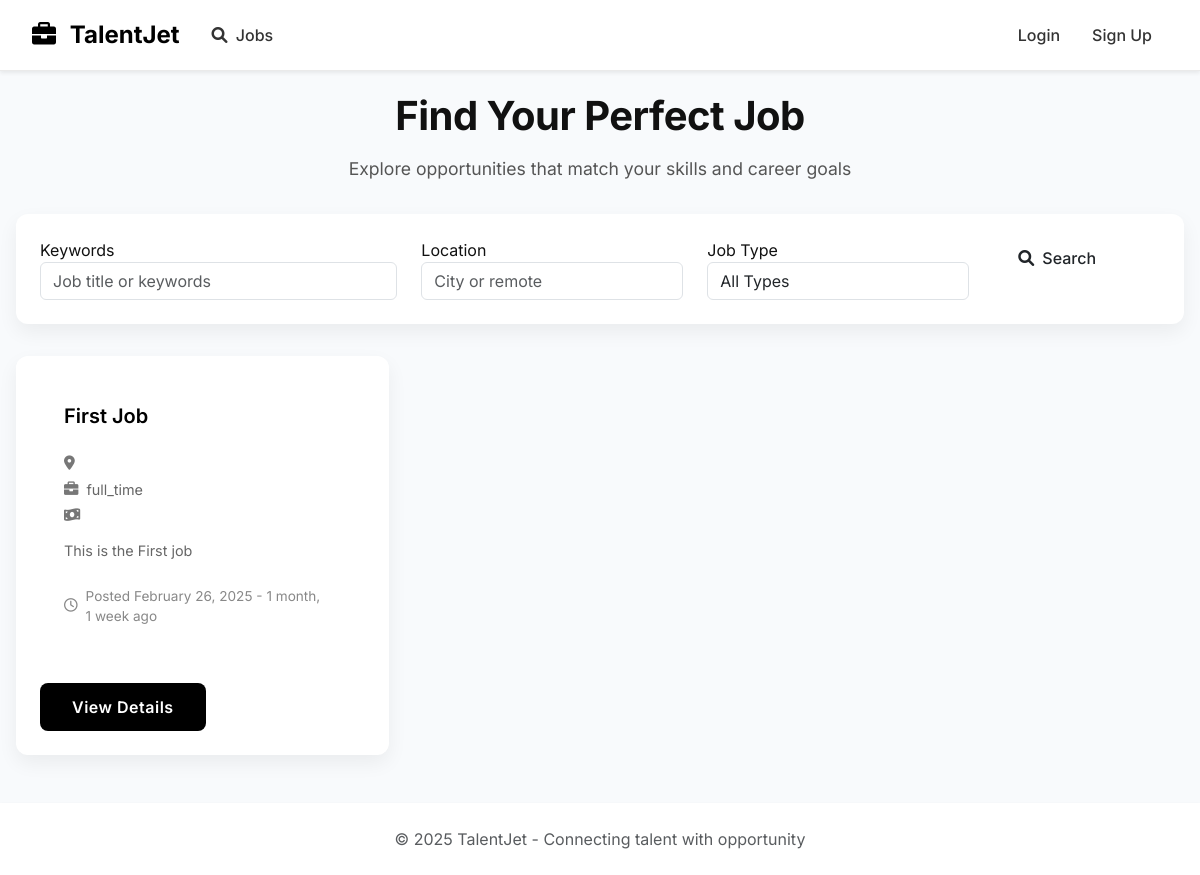
The app's page /jobs/, older data.
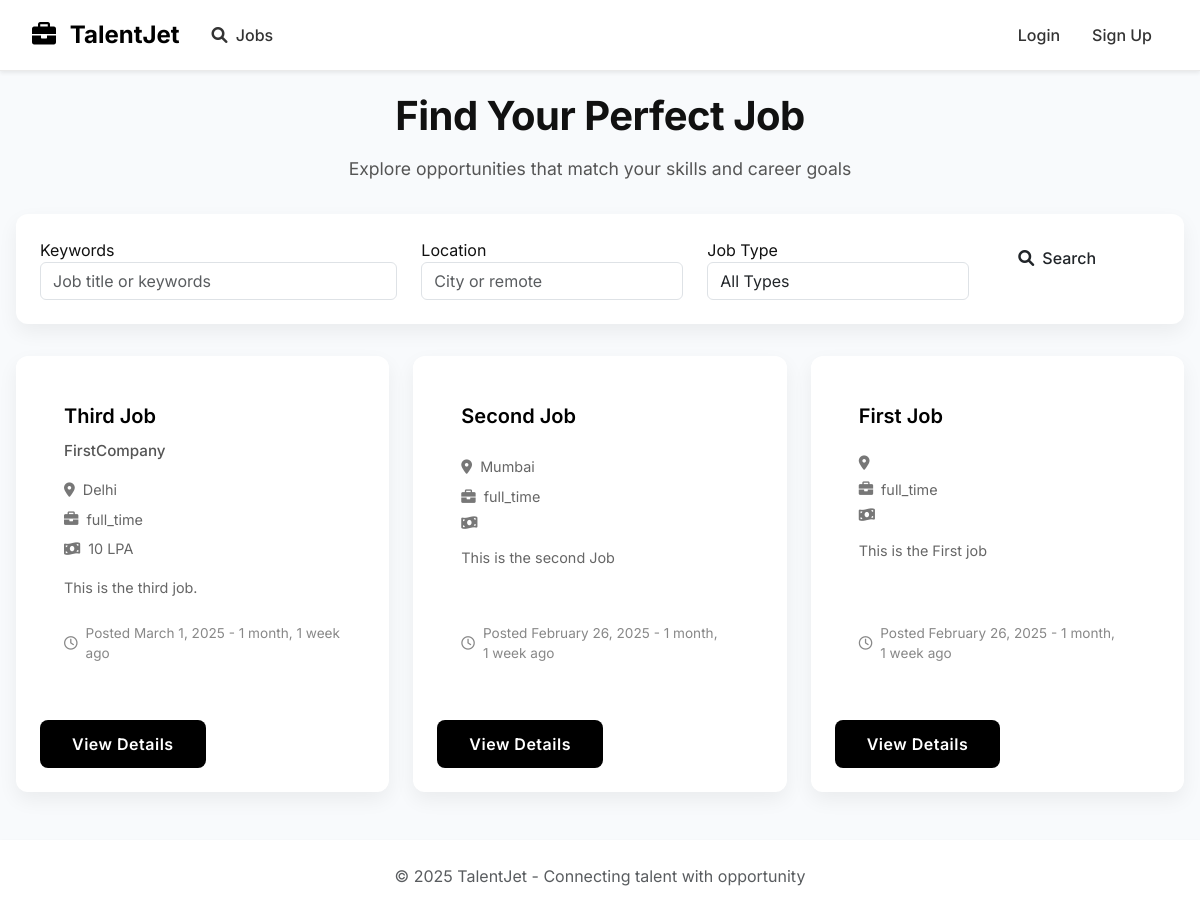
The same page, newer data.
### jobs/models.py (models this page shows, shortened)
class Job(models.Model):
    JOB_TYPES = (
        ('full_time', 'Full Time'),
        ('part_time', 'Part Time'),
        ('contract', 'Contract'),
    )
    EXPERIENCE_LEVELS = (
        ('entry', 'Entry Level'),
        ('mid', 'Mid Level'),
        ('senior', 'Senior Level'),
    )
    title = models.CharField(max_length=255)
    company = models.CharField(max_length=255, blank=True, default="")
    description = models.TextField()
    location = models.CharField(max_length=100, blank=True)
    experience_level = models.CharField(max_length=20, choices=EXPERIENCE_LEVELS, default='entry')
    job_type = models.CharField(max_length=20, choices=JOB_TYPES, default='full_time')
    salary = models.CharField(max_length=100, blank=True, help_text="E.g., $50K-$70K or Competitive")
    posted_at = models.DateTimeField(auto_now_add=True)
    recruiter = models.ForeignKey(CustomUser, on_delete=models.CASCADE, related_name='posted_jobs')
    required_skills = models.CharField(max_length=255)

### jobs/views.py (the view)
# urls.py: path('', views.job_list, name='job_list'),
def job_list(request):
    jobs = Job.objects.all().order_by('-posted_at')
    return render(request, 'jobs/job_list.html', {'jobs': jobs})

### templates/jobs/job_list.html (shortened to what this page needs)
{% extends 'base.html' %}
{% load static %}
{% block extra_css %}
<link rel="stylesheet" href="{% static 'css/monochrome.css' %}">
{% endblock %}
{% block content %}
<div class="jobs-container">
    <div class="jobs-header">
        <h1 class="jobs-title">Find Your Perfect Job</h1>
        <p class="jobs-subtitle">Explore opportunities that match your skills and career goals</p>
    </div>
    <div class="search-filters">
        <form method="get" action="{% url 'job_list' %}">
            <div class="row">
                <div class="col-md-4">
                    <div class="filter-group">
                        <label for="search" class="filter-label">Keywords</label>
                        <input type="text" name="search" id="search" class="form-control" value="{{ request.GET.search }}" placeholder="Job title or keywords">
                    </div>
                </div>
                <div class="col-md-3">
                    <div class="filter-group">
                        <label for="location" class="filter-label">Location</label>
                        <input type="text" name="location" id="location" class="form-control" value="{{ request.GET.location }}" placeholder="City or remote">
                    </div>
                </div>
                <div class="col-md-3">
                    <div class="filter-group">
                        <label for="job_type" class="filter-label">Job Type</label>
                        <select name="job_type" id="job_type" class="form-control">
                            <option value="">All Types</option>
                        </select>
                    </div>
                </div>
                <div class="col-md-2">
                    <div class="filter-group">
                        <label class="filter-label">&nbsp;</label>
                        <button type="submit" class="btn btn-filter">
                            <i class="fas fa-search me-2"></i> Search
                        </button>
                    </div>
                </div>
            </div>
        </form>
    </div>
    {% if jobs %}
        <div class="jobs-grid">
            {% for job in jobs %}
                <div class="job-card">
                    <div class="job-card-body">
                        <h5 class="job-card-title">{{ job.title }}</h5>
                        <div class="job-company">{{ job.company }}</div>
                        <div class="job-location">
                            <i class="fas fa-map-marker-alt"></i> {{ job.location }}
                        </div>
                        <div class="job-type">
                            <i class="fas fa-briefcase"></i> {{ job.job_type }}
                        </div>
                        <div class="job-salary">
                            <i class="fas fa-money-bill-wave"></i> {{ job.salary }}
                        </div>
                        <p class="job-description">{{ job.description|truncatewords:25 }}</p>
                        <div class="job-posted">
                            <i class="far fa-clock"></i> Posted {{ job.posted_at|date:"F j, Y" }} - {{ job.posted_at|timesince }} ago
                        </div>
                    </div>
                    <div class="job-footer">
                        <a href="{% url 'job_detail' job.pk %}" class="btn btn-primary">View Details</a>
                    </div>
                </div>
            {% endfor %}
        </div>
    {% endif %}
</div>
{% endblock %}

### templates/base.html (shortened to what this page needs)
{% load static %}
<!DOCTYPE html>
<html lang="en">
<head>
    <link href="https://cdn.jsdelivr.net/npm/bootstrap@5.3.0/dist/css/bootstrap.min.css" rel="stylesheet">
    <link rel="stylesheet" href="https://cdnjs.cloudflare.com/ajax/libs/font-awesome/6.0.0/css/all.min.css">
    <link rel="stylesheet" href="{% static 'css/main.css' %}">
    {% block extra_css %}{% endblock %}
    <link rel="stylesheet" href="{% static 'css/navbar-monochrome.css' %}">
</head>
<body>
    <nav class="navbar navbar-expand-lg navbar-light bg-white shadow-sm fixed-top"
         style="display:block !important; visibility:visible !important; opacity:1 !important; position:fixed !important;">
        <div class="container">
            <a class="navbar-brand" href="{% url 'home' %}">
                <i class="fas fa-briefcase text-black me-2"></i>
                TalentJet
            </a>
            <div class="collapse navbar-collapse" id="navbarNav">
                <ul class="navbar-nav me-auto">
                    <li class="nav-item">
                        <a class="nav-link" href="{% url 'job_list' %}">
                            <i class="fas fa-search me-1"></i> Jobs
                        </a>
                    </li>
                </ul>
                <ul class="navbar-nav">
                    {% if user.is_authenticated %}
                        <li class="nav-item dropdown">
                            <a class="nav-link dropdown-toggle" href="#" id="userDropdown" role="button" data-bs-toggle="dropdown">
                                <i class="fas fa-user-circle me-1"></i> {{ user.username }}
                            </a>
                            <ul class="dropdown-menu dropdown-menu-end" aria-labelledby="userDropdown">
                                <li><a class="dropdown-item" href="{% url 'profile' %}">Profile</a></li>
                                <li><hr class="dropdown-divider"></li>
                                <li><a class="dropdown-item" href="{% url 'logout' %}">Logout</a></li>
                            </ul>
                        </li>
                    {% else %}
                        <li class="nav-item">
                            <a class="nav-link" href="{% url 'login' %}">Login</a>
                        </li>
                        <li class="nav-item">
                            <a class="nav-link" href="{% url 'signup' %}">Sign Up</a>
                        </li>
                    {% endif %}
                </ul>
            </div>
        </div>
    </nav>
    <main>
        {% block content %}{% endblock %}
    </main>
    <footer class="bg-white py-4 shadow-sm mt-5">
        <div class="container">
            <div class="text-center text-muted">
                <p class="mb-0">© 2025 TalentJet - Connecting talent with opportunity</p>
            </div>
        </div>
    </footer>
</body>
</html>

### static/css/main.css (style rules this page uses)
:root { --primary: #2563eb; --primary-dark: #1e40af; --secondary: #64748b; --success: #10b981; --danger: #ef4444; --warning: #f59e0b; --surface: #ffffff; --background: #f8fafc; --text: #1e293b; --text-light: #64748b; --radius-sm: 4px; --radius-md: 8px; --radius-lg: 16px; --shadow-sm: 0 1px 2px rgba(0, 0, 0, 0.05); --shadow-md: 0 4px 6px -1px rgba(0, 0, 0, 0.1); --shadow-lg: 0 10px 15px -3px rgba(0, 0, 0, 0.1); }
* { margin: 0; padding: 0; box-sizing: border-box; }
body { font-family: 'Inter', -apple-system, BlinkMacSystemFont, sans-serif; line-height: 1.5; color: var(--text); background: var(--background); }
.container { width: 100%; max-width: 1200px; margin: 0 auto; padding: 0 1rem; }
.btn { display: inline-flex; align-items: center; justify-content: center; padding: 0.5rem 1rem; border-radius: var(--radius-md); font-weight: 500; cursor: pointer; transition: all 0.2s ease; text-decoration: none; border: none; }
.btn-primary { background: var(--primary); color: white; }
.nav-link { color: var(--text); text-decoration: none; font-weight: 500; transition: color 0.2s ease; }
.text-center { text-align: center; }
.job-card { display: grid; gap: 1rem; padding: 1.5rem; }

### static/css/monochrome.css (style rules this page uses)
:root { --mono-dark: #121212; --mono-medium-dark: #1e1e1e; --mono-medium: #2d2d2d; --mono-light: #f8f8f8; --mono-accent: #e0e0e0; --primary-color: #000; --secondary-color: #333; --text-color: #111; --text-muted: #555; --light-bg: #f9f9f9; --border-color: #ddd; --box-shadow: 0 10px 30px rgba(0,0,0,0.08); --hover-shadow: 0 15px 35px rgba(0,0,0,0.15); --focus-shadow: 0 0 0 3px rgba(0,0,0,0.08); }
body { color: var(--text-color); font-family: 'Inter', -apple-system, BlinkMacSystemFont, 'Segoe UI', Roboto, Oxygen, Ubuntu, Cantarell, 'Open Sans', 'Helvetica Neue', sans-serif; }
.btn-primary { background-color: var(--primary-color); border-color: var(--primary-color); border-radius: 8px; padding: 0.75rem 2rem; font-weight: 600; letter-spacing: 0.5px; transition: all 0.3s ease; color: white; }
footer { background-color: var(--light-bg); }

### static/css/navbar-monochrome.css (style rules this page uses)
.navbar { background-color: white; border-bottom: 1px solid #eaeaea; padding: 0.75rem 1rem; opacity: 1 !important; visibility: visible !important; transform: translateY(0) !important; transition: box-shadow 0.3s ease; }
.navbar-brand { font-weight: 700; font-size: 1.5rem; color: #000; }
.navbar-light .navbar-nav .nav-link { color: #333; font-weight: 500; padding: 0.5rem 1rem; transition: all 0.3s ease; }

### templates/base.html (style rules this page uses)
body { padding-top: 60px; }
.navbar { box-shadow: 0 2px 10px rgba(0,0,0,0.1); z-index: 1030; opacity: 1 !important; transform: translateY(0) !important; transition: box-shadow 0.3s ease !important; }
.container-fluid, .container { padding-top: 1rem; }
.navbar-brand { font-weight: 700; color: #000 !important; }
.navbar-light .navbar-nav .nav-link { color: rgba(0,0,0,0.7); }
.navbar { display: block !important; visibility: visible !important; opacity: 1 !important; position: fixed !important; top: 0 !important; left: 0 !important; right: 0 !important; z-index: 1030 !important; background-color: #fff !important; box-shadow: 0 2px 10px rgba(0,0,0,0.1); }

Row changes from the older to the newer data that the page shows:
added Job: title "Third Job", company "FirstCompany", location "Delhi", job_type "full_time", salary "10 LPA", description "This is the third job.", posted_at "March 1, 2025", posted_at "1 month, 1 week"
added Job: title "Second Job", location "Mumbai", job_type "full_time", description "This is the second Job", posted_at "February 26, 2025", posted_at "1 month, 1 week"
